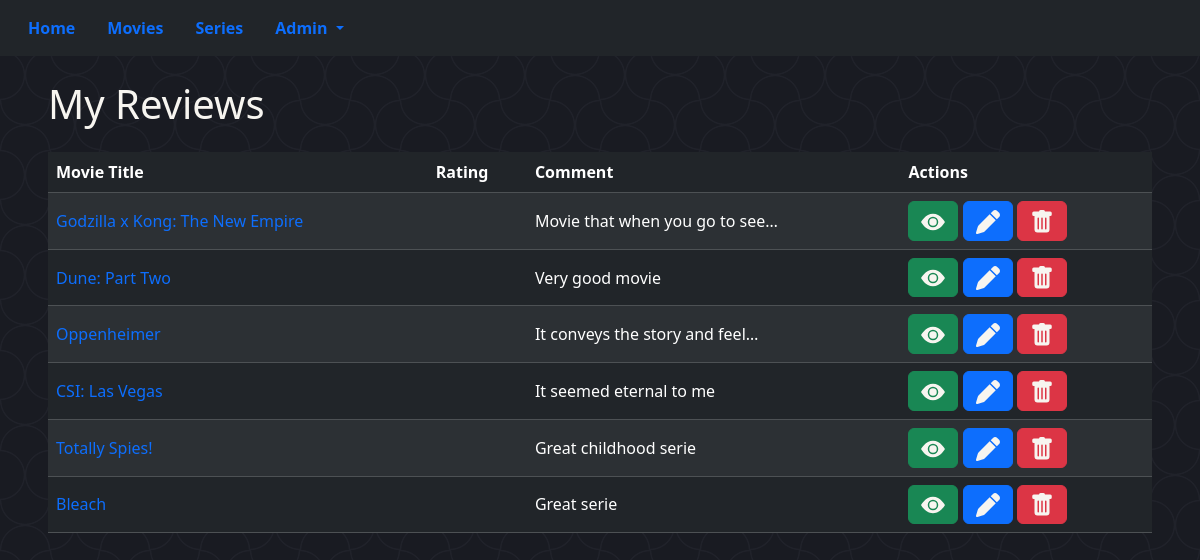
/reviews/my-reviews/ (signed in), run on the app's committed database.
### accounts/models.py (models this page shows)
class CustomUser(AbstractUser):
    country = models.CharField(max_length=9)
    phone = models.CharField(max_length=11)

### reviews/models.py (models this page shows, shortened)
class Review(models.Model):
    user_id = models.ForeignKey(settings.AUTH_USER_MODEL, on_delete=models.CASCADE)
    review_movie = models.ForeignKey(movie, on_delete=models.CASCADE, blank=True, null=True)
    review_serie = models.ForeignKey(serie, on_delete=models.CASCADE, blank=True, null=True)
    title = models.CharField(max_length=255, default="")
    content = models.TextField(blank=True, null=True)
    rating = models.IntegerField()
    created_at = models.DateTimeField(auto_now_add=True)
    updated_at = models.DateTimeField(auto_now=True)

### reviews/views.py (the view)
# urls.py: path('my-reviews/', list_my_reviews, name='my_reviews'),
@login_required
def list_my_reviews(request):
    reviews = get_my_reviews(request)
    return render(request, 'review/list_my_reviews.html', {'reviews': reviews, 'form': ReviewForm()})

### reviews/utils.py (called while the page is built)
def get_my_reviews(request):
    reviews = Review.objects.filter(user_id=request.user.id)
    return reviews

### templates/review/list_my_reviews.html (shortened to what this page needs)
{% extends "base.html" %}
{% load static %}
{% block content %}
    <h1 class="text-light-white my-4 px-5">My Reviews</h1>
    <div class="px-5 ">
        <table class="table table-striped table-dark ">
            <thead>
            <tr>
                <th>Movie Title</th>
                <th>Rating</th>
                <th>Comment</th>
                <th>Actions</th>
            </tr>
            </thead>
            <tbody>
            {% for review in reviews %}
                <tr class="align-middle">
                    <td>
                        <a class="text-decoration-none"
                           href="
                                   {% if review.review_movie_id %}{% url 'movie_details' movieId=review.review_movie_id %}{% else %}{% url 'serie_details' serie_id=review.review_serie_id %}{% endif %}">
                            {{ review.title }}
                        </a>
                    </td>
                    <td>
                    </td>
                    <td>{{ review.content|truncatechars:30 }}</td>
                    <td>
                        <button type="button" id="view" class="btn btn-success" data-bs-toggle="modal"
                                data-bs-target="#viewModal{{ review.id }}">
                            <svg xmlns="http://www.w3.org/2000/svg" width="24" height="24" fill="currentColor"
                                 class="bi bi-eye-fill" viewBox="0 0 16 16">
                                <path fill="#f7f5f0" d="M10.5 8a2.5 2.5 0 1 1-5 0 2.5 2.5 0 0 1 5 0"/>
                                <path fill="#f7f5f0"
                                      d="M0 8s3-5.5 8-5.5S16 8 16 8s-3 5.5-8 5.5S0 8 0 8m8 3.5a3.5 3.5 0 1 0 0-7 3.5 3.5 0 0 0 0 7"/>
                            </svg>
                        </button>
                        <button type="button" id="edit" class="btn btn-primary" data-bs-toggle="modal"
                                data-bs-target="#editModal{{ review.id }}">
                        </button>
                        <button type="button" id="delete" class="btn btn-danger" data-bs-toggle="modal"
                                data-bs-target="#deleteModal{{ review.id }}">
                        </button>
                    </td>
                </tr>
            {% endfor %}
            </tbody>
        </table>
    </div>
{% endblock %}
{% block extra_js %}
    <link rel="stylesheet" href="https://cdnjs.cloudflare.com/ajax/libs/rateYo/2.3.2/jquery.rateyo.min.css"/>
{% endblock %}

### templates/base.html (shortened to what this page needs)
{% load static %}
<!DOCTYPE html>
<html lang="en">
<head>
    <link rel="stylesheet" href="https://code.jquery.com/ui/1.12.1/themes/smoothness/jquery-ui.css"/>
    <link href="https://cdn.jsdelivr.net/npm/bootstrap@5.3.3/dist/css/bootstrap.min.css"
          rel="stylesheet"
>
    <link rel="stylesheet" type="text/css" href="{% static 'css/style.css' %}">
</head>
<body class="">
<nav class="navbar navbar-expand-lg navbar-dark bg-dark">
    <div class="container-fluid">
        <ul class="nav nav-pills nav-fill">
            <li class="nav-item">
                <a class="nav-link fw-semibold" href="{% url 'home' %}">Home</a>
            </li>
            <li class="nav-item">
                <a class="nav-link fw-semibold" href="{% url 'list_movies' %}">Movies</a>
            </li>
            <li class="nav-item">
                <a class="nav-link fw-semibold" href="{% url 'list_series' %}">Series</a>
            </li>
            {% if user.is_authenticated %}
                <li class="nav-item dropdown">
                    <a class="nav-link dropdown-toggle  fw-semibold" style="text-transform: capitalize;" href="#"
                       id="navbaruser" role="button"
                       data-bs-toggle="dropdown" aria-expanded="false">
                        {{ user.username }}
                    </a>
                </li>
            {% endif %}
        </ul>
    </div>
</nav>
<main class="overflow-auto">
    {% block content %} {% endblock %}
    {% block extra_js %} {% endblock %}
</main>
</body>
</html>

### static/css/style.css (style rules this page uses)
html, body { --s: 50px; --c: #191b22; --_s: calc(2*var(--s)) calc(2*var(--s)); --_g: 35.36% 35.36% at; --_c: #0000 66%,#20222a 68% 70%,#0000 72%; background: radial-gradient(var(--_g) 100% 25%,var(--_c)) var(--s) var(--s)/var(--_s), radial-gradient(var(--_g) 0 75%,var(--_c)) var(--s) var(--s)/var(--_s), radial-gradient(var(--_g) 100% 25%,var(--_c)) 0 0/var(--_s), radial-gradient(var(--_g) 0 75%,var(--_c)) 0 0/var(--_s), repeating-conic-gradient(var(--c) 0 25%,#0000 0 50%) 0 0/var(--_s), radial-gradient(var(--_c)) 0 calc(var(--s)/2)/var(--s) var(--s) var(--c); background-attachment: fixed; }
.text-light-white { color: #f7f5f0 }

### data on the page
CustomUser: username "Admin"
Review: title "Godzilla x Kong: The New Empire", content "Movie that when you go to see…"
Review: title "Dune: Part Two", content "Very good movie"
Review: title "Oppenheimer", content "It conveys the story and feel…"
Review: title "CSI: Las Vegas", content "It seemed eternal to me"
Review: title "Totally Spies!", content "Great childhood serie"
Review: title "Bleach", content "Great serie"
